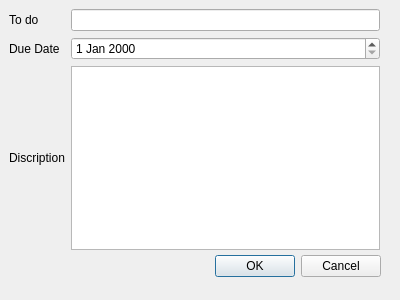
<?xml version="1.0" encoding="UTF-8"?>
<ui version="4.0">
 <class>Dialog_edit</class>
 <widget class="QDialog" name="Dialog_edit">
  <property name="geometry">
   <rect>
    <x>0</x>
    <y>0</y>
    <width>400</width>
    <height>300</height>
   </rect>
  </property>
  <property name="windowTitle">
   <string>Dialog</string>
  </property>
  <widget class="QDialogButtonBox" name="buttonBox">
   <property name="geometry">
    <rect>
     <x>40</x>
     <y>250</y>
     <width>341</width>
     <height>32</height>
    </rect>
   </property>
   <property name="orientation">
    <enum>Qt::Horizontal</enum>
   </property>
   <property name="standardButtons">
    <set>QDialogButtonBox::Cancel|QDialogButtonBox::Ok</set>
   </property>
  </widget>
  <widget class="QWidget" name="gridLayoutWidget">
   <property name="geometry">
    <rect>
     <x>9</x>
     <y>9</y>
     <width>371</width>
     <height>241</height>
    </rect>
   </property>
   <layout class="QGridLayout" name="gridLayout">
    <item row="1" column="0">
     <widget class="QLabel" name="label_2">
      <property name="text">
       <string>Due Date</string>
      </property>
     </widget>
    </item>
    <item row="0" column="0">
     <widget class="QLabel" name="label">
      <property name="text">
       <string>To do</string>
      </property>
     </widget>
    </item>
    <item row="2" column="0">
     <widget class="QLabel" name="label_3">
      <property name="text">
       <string>Discription</string>
      </property>
     </widget>
    </item>
    <item row="0" column="1">
     <widget class="QLineEdit" name="lineEdit"/>
    </item>
    <item row="1" column="1">
     <widget class="QDateEdit" name="dateEdit"/>
    </item>
    <item row="2" column="1">
     <widget class="QPlainTextEdit" name="plainTextEdit"/>
    </item>
   </layout>
  </widget>
 </widget>
 <resources/>
 <connections>
  <connection>
   <sender>buttonBox</sender>
   <signal>accepted()</signal>
   <receiver>Dialog_edit</receiver>
   <slot>accept()</slot>
   <hints>
    <hint type="sourcelabel">
     <x>248</x>
     <y>254</y>
    </hint>
    <hint type="destinationlabel">
     <x>157</x>
     <y>274</y>
    </hint>
   </hints>
  </connection>
  <connection>
   <sender>buttonBox</sender>
   <signal>rejected()</signal>
   <receiver>Dialog_edit</receiver>
   <slot>reject()</slot>
   <hints>
    <hint type="sourcelabel">
     <x>316</x>
     <y>260</y>
    </hint>
    <hint type="destinationlabel">
     <x>286</x>
     <y>274</y>
    </hint>
   </hints>
  </connection>
 </connections>
</ui>
